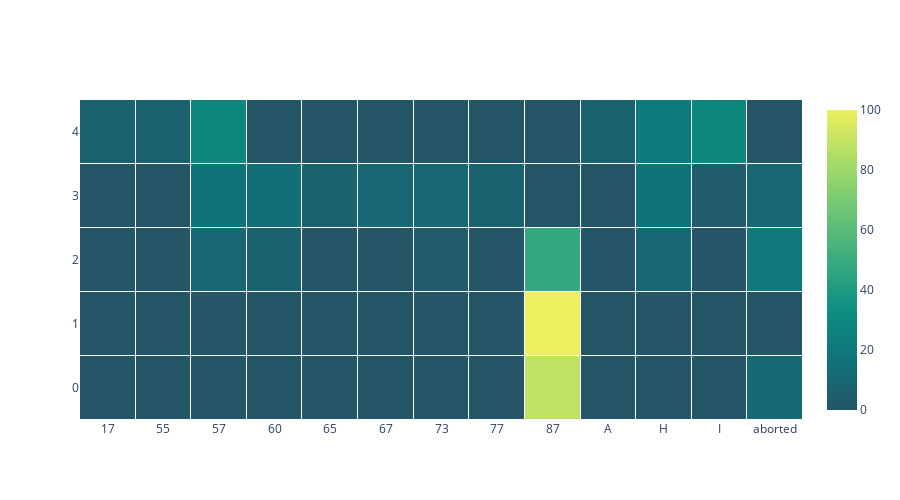
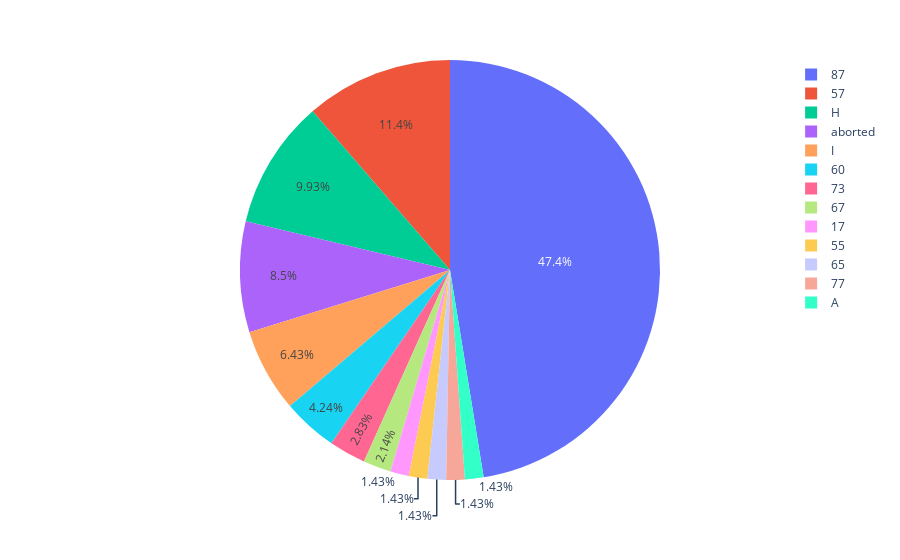

The cell these charts' notebook holds for them, in order:
### Code cell
df = extract_at_module_scale(mtg1)
date = df['date']
tmp=df2waffle(df, index='order', 
              date=date[len(date)-1], 
              variable='stage', 
              aggfunc=lambda x: ' '.join(x),
              crosstab=True)

yticks_l =list(range(0,len(tmp.index)))
yticks_l.reverse()

layout={
    'xlabel': 'Stage',
    'xticks': range(0,len(tmp.columns)),
    'xticks_label': tmp.columns,
    'ylabel': 'Module',
    'yticks': range(0,len(tmp.index)),
    'yticks_label': yticks_l,
    'width': 900
}


fig = plot_waffle(tmp,
                  layout=layout,
                  plot_func='plotly.heatmap')
fig.show()

pie_plt = plot_pie(tmp)

pie_plt.show()

### Figure 1 — Plotly figure (JSON) as saved in the notebook; plotly's stock layout.template omitted (floating-point values rounded to 4 significant figures)
{"data": [{"colorscale": [[0, "rgb(36, 86, 104)"], [0.1667, "rgb(15, 114, 121)"], [0.3333, "rgb(13, 143, 129)"], [0.5, "rgb(57, 171, 126)"], [0.6667, "rgb(110, 197, 116)"], [0.8333, "rgb(169, 220, 103)"], [1, "rgb(237, 239, 93)"]], "type": "heatmap", "x": ["17", "55", "57", "60", "65", "67", "73", "77", "87", "A", "H", "I", "aborted"], "xgap": 1, "y": [4, 3, 2, 1, 0], "ygap": 1, "z": [[7.14, 7.14, 28.57, 0, 0, 0, 0, 0, 0, 7.14, 21.43, 28.57, 0], [0, 0, 17.86, 14.29, 7.14, 10.71, 10.71, 7.14, 0, 0, 17.86, 3.57, 10.71], [0, 0, 10.34, 6.9, 0, 0, 3.45, 0, 48.28, 0, 10.34, 0, 20.69], [0, 0, 0, 0, 0, 0, 0, 0, 100, 0, 0, 0, 0], [0, 0, 0, 0, 0, 0, 0, 0, 88.89, 0, 0, 0, 11.11]]}], "layout": {"autosize": false, "height": 500, "plot_bgcolor": "rgba(0,0,0,0)", "width": 900}}

### Figure 2 — Plotly figure (JSON) as saved in the notebook; plotly's stock layout.template omitted (floating-point values rounded to 4 significant figures)
{"data": [{"domain": {"x": [0, 1], "y": [0, 1]}, "hovertemplate": "label=%{label}<br>value=%{value}<extra></extra>", "labels": ["17", "55", "57", "60", "65", "67", "73", "77", "87", "A", "H", "I", "aborted"], "legendgroup": "", "name": "", "showlegend": true, "type": "pie", "values": [1.428, 1.428, 11.35, 4.238, 1.428, 2.142, 2.832, 1.428, 47.43, 1.428, 9.926, 6.428, 8.502]}], "layout": {"legend": {"tracegroupgap": 0}, "margin": {"t": 60}}}
